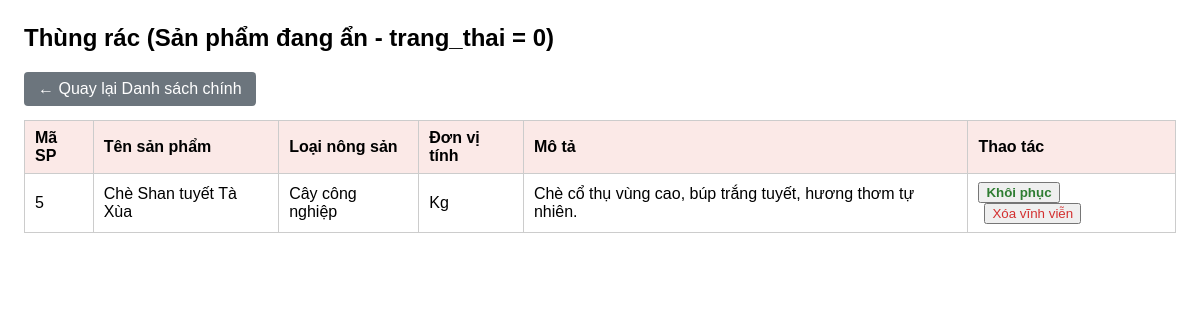
Page /BTN_06/thung_rac.php on the committed database.
### tables this page shows
CREATE TABLE `san_pham` (
  `id_san_pham` int(11) NOT NULL AUTO_INCREMENT,
  `ten_san_pham` varchar(150) NOT NULL,
  `loai_nong_san` varchar(100) NOT NULL,
  `don_vi_tinh` varchar(30) NOT NULL,
  `mo_ta` text NOT NULL,
  `trang_thai` tinyint(4) DEFAULT 1 COMMENT '1: đang hiển thị; 0: ngừng hiển thị',
  PRIMARY KEY (`id_san_pham`)
);

### BTN_06/thung_rac.php (the view, shortened to what this page needs)
<?php
require_once __DIR__ . '/connect.php';
$sql = "SELECT * FROM san_pham WHERE trang_thai = 0 ORDER BY id_san_pham DESC";
$stmt = $pdo->query($sql);
$ds_thung_rac = $stmt->fetchAll();
?>
<!DOCTYPE html>
<html lang="vi">
<head>
</head>
<body>
    <h2>Thùng rác (Sản phẩm đang ẩn - trang_thai = 0)</h2>
    <a href="index.php" class="btn-back">← Quay lại Danh sách chính</a>
    <?php if (count($ds_thung_rac) === 0): ?>
    <div class="empty">Thùng rác hiện đang trống.</div>
    <?php else: ?>
    <table>
        <thead>
            <tr>
                <th>Mã SP</th>
                <th>Tên sản phẩm</th>
                <th>Loại nông sản</th>
                <th>Đơn vị tính</th>
                <th>Mô tả</th>
                <th>Thao tác</th>
            </tr>
        </thead>
        <tbody>
            <?php foreach ($ds_thung_rac as $sp): ?>
            <tr>
                <td><?= htmlspecialchars((string)$sp['id_san_pham']) ?></td>
                <td><?= htmlspecialchars($sp['ten_san_pham']) ?></td>
                <td><?= htmlspecialchars($sp['loai_nong_san']) ?></td>
                <td><?= htmlspecialchars($sp['don_vi_tinh']) ?></td>
                <td><?= htmlspecialchars($sp['mo_ta']) ?></td>
                <td>
                    <form method="POST" action="thung_rac.php" style="display:inline;">
                        <button type="submit" class="btn-restore">Khôi phục</button>
                    </form>
                    <form method="POST" action="thung_rac.php" style="display:inline;"
                        onsubmit="return confirm('Xóa vĩnh viễn sẽ không thể khôi phục. Bạn chắc chắn chứ?');">
                        <button type="submit" class="btn-delete">Xóa vĩnh viễn</button>
                    </form>
                </td>
            </tr>
            <?php endforeach; ?>
        </tbody>
    </table>
    <?php endif; ?>
</body>
</html>

### BTN_06/thung_rac.php (style rules this page uses)
body { font-family: Arial, sans-serif; margin: 24px; }
table { width: 100%; border-collapse: collapse; margin-top: 14px; }
th, td { border: 1px solid #ccc; padding: 8px 10px; text-align: left; }
th { background-color: #fbe9e7; }
.btn-back { display: inline-block; padding: 8px 14px; background: #6c757d; color: #fff; text-decoration: none; border-radius: 4px; }
.btn-restore { color: #2e7d32; cursor: pointer; font-weight: bold; }
.btn-delete { color: #d32f2f; cursor: pointer; margin-left: 6px; }

### rows in the picture
san_pham: id_san_pham "5", ten_san_pham "Chè Shan tuyết Tà Xùa", loai_nong_san "Cây công nghiệp", don_vi_tinh "Kg", mo_ta "Chè cổ thụ vùng cao, búp trắng tuyết, hương thơm tự nhiên."
